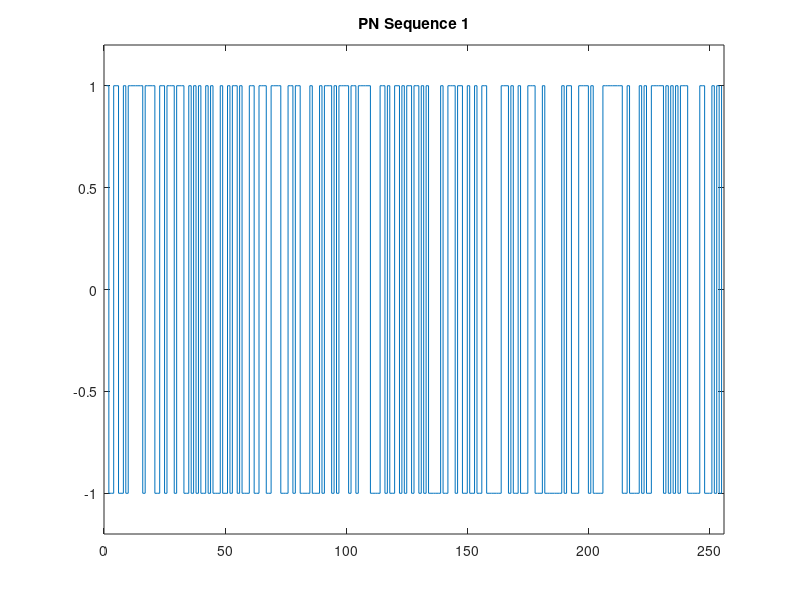
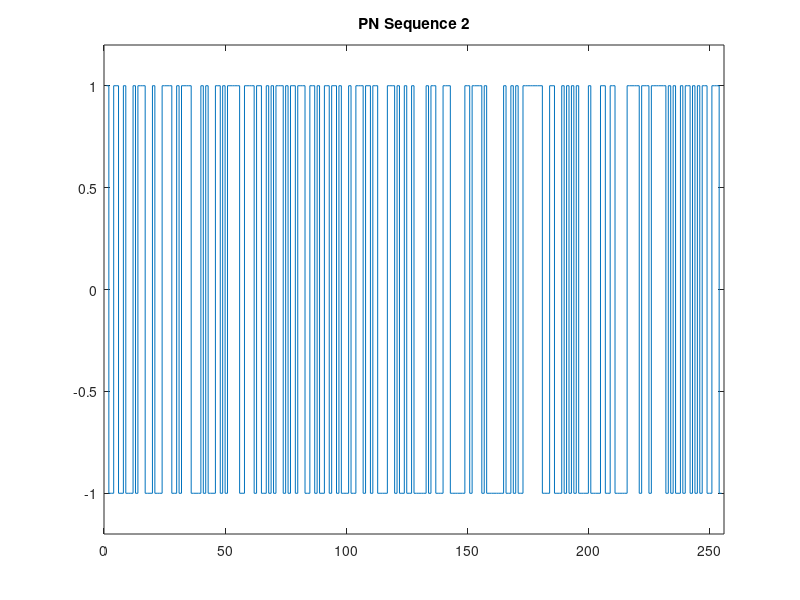
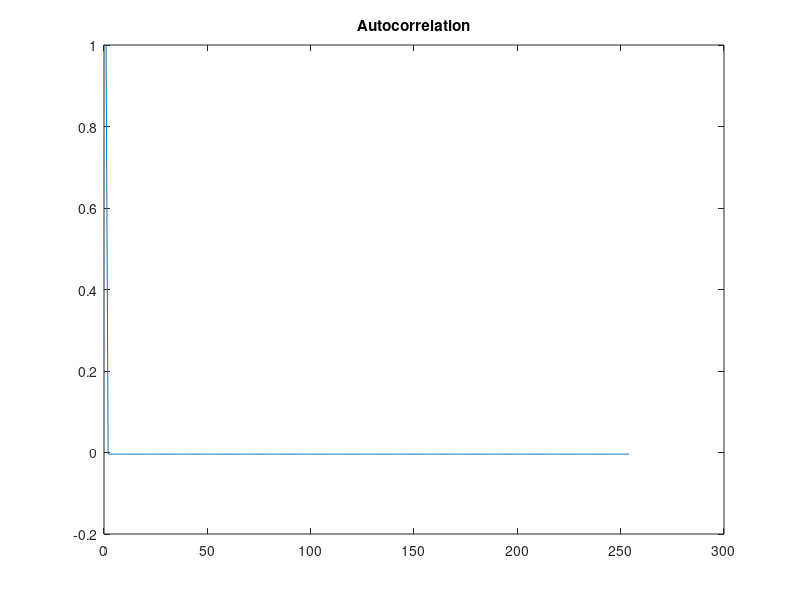
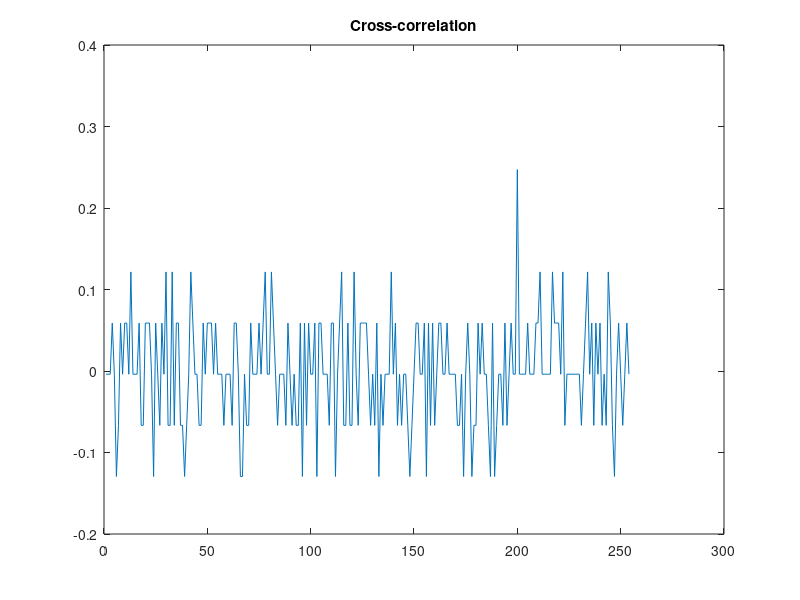

Recreate these plots in MATLAB, in order.
% COMMUNICATION LABORATORY - I
% SIMULATION EXPERIMENT 3: Properties of PN sequences

close all;

%   GENERATION OF  PN SEQUENCES
% Generates two PN sequences of with num_bits length shift register

pn1 = [];
pn2 = [];
out1 = [];
out2 = [];
num_bits = 8;
initial_state = [1 0 0 1 1 0 0 1];
pn1(1:num_bits) = initial_state;
pn2(1:num_bits) = initial_state;
N = 2^num_bits-1;

for i = 1:N
    
    pn1(num_bits*i+2:num_bits*i+8) = pn1(num_bits*(i-1)+1:num_bits*(i-1)+7);
    pn1(num_bits*i+1) = xor(xor(pn1(num_bits*(i-1)+8),pn1(num_bits*(i-1)+4)),xor(pn1(num_bits*(i-1)+2),pn1(num_bits*(i-1)+3)));    % feedback taps are 8,4,3,2
    out1 = [out1 pn1(num_bits*i)];
    
    pn2(num_bits*i+2:num_bits*i+8) = pn2(num_bits*(i-1)+1:num_bits*(i-1)+7);
    pn2(num_bits*i+1) = xor(xor(pn2(num_bits*(i-1)+8),pn2(num_bits*(i-1)+6)),xor(pn2(num_bits*(i-1)+5),pn2(num_bits*(i-1)+3)));    % feedback taps are 8,6,5,3
    out2 = [out2 pn2(num_bits*i)];
        
end

for i = 1:length(out1)
    if out1(i)==0
        out1(i)=-1;
    end
    if out2(i)==0
        out2(i) = -1;
    end
end

figure;
stairs(out1);
axis([0 N+1 -1.2 1.2]);
title('PN Sequence 1');
figure;
stairs(out2);
axis([0 N+1 -1.2 1.2]);
title('PN Sequence 2');

%   AUTOCORRELATION

% Generating the circulant matrix to obtain the autocorrelation sequences

C(1,1:N) = out1;
for i = 2:N
    C(i,1) = C(i-1,N);
    C(i,2:N) = C(i-1,1:N-1);
end

for i = 1:N-1
    R(i) = (1/N)*sum(C(1,1:N).*C(i,1:N));
end


figure;
plot(R);
title('Autocorrelation');

%   CROSS-CORRELATION

for i = 1:N-1
    A(i) = (1/N)*sum(out2(1,1:N).*C(i,1:N));
end

figure;
plot(A);
title('Cross-correlation');